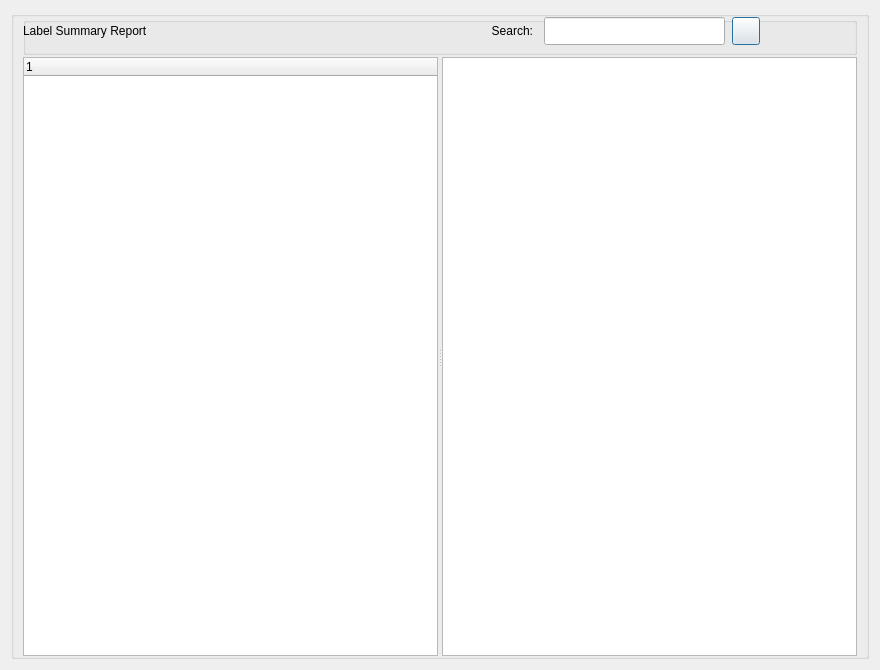
<?xml version="1.0" encoding="UTF-8"?>
<ui version="4.0">
 <class>Dialog_code_summary</class>
 <widget class="QDialog" name="Dialog_code_summary">
  <property name="geometry">
   <rect>
    <x>0</x>
    <y>0</y>
    <width>880</width>
    <height>670</height>
   </rect>
  </property>
  <property name="windowTitle">
   <string>Code summary</string>
  </property>
  <layout class="QGridLayout" name="gridLayout">
   <item row="1" column="1">
    <widget class="QGroupBox" name="groupBox_2">
     <property name="title">
      <string/>
     </property>
     <layout class="QGridLayout" name="gridLayout_2">
      <property name="topMargin">
       <number>0</number>
      </property>
      <property name="bottomMargin">
       <number>0</number>
      </property>
      <property name="verticalSpacing">
       <number>2</number>
      </property>
      <item row="1" column="0">
       <widget class="QSplitter" name="splitter">
        <property name="orientation">
         <enum>Qt::Horizontal</enum>
        </property>
        <widget class="QTreeWidget" name="treeWidget">
         <column>
          <property name="text">
           <string notr="true">1</string>
          </property>
         </column>
        </widget>
        <widget class="QTextEdit" name="textEdit"/>
       </widget>
      </item>
      <item row="0" column="0">
       <widget class="QGroupBox" name="groupBox">
        <property name="minimumSize">
         <size>
          <width>0</width>
          <height>38</height>
         </size>
        </property>
        <property name="maximumSize">
         <size>
          <width>16777215</width>
          <height>38</height>
         </size>
        </property>
        <property name="title">
         <string/>
        </property>
        <widget class="QPushButton" name="pushButton_search_next">
         <property name="geometry">
          <rect>
           <x>709</x>
           <y>0</y>
           <width>28</width>
           <height>28</height>
          </rect>
         </property>
         <property name="toolTip">
          <string>Search for next occurence in results</string>
         </property>
         <property name="text">
          <string/>
         </property>
        </widget>
        <widget class="QLineEdit" name="lineEdit_search_results">
         <property name="geometry">
          <rect>
           <x>521</x>
           <y>0</y>
           <width>181</width>
           <height>28</height>
          </rect>
         </property>
         <property name="toolTip">
          <string>Search results for text</string>
         </property>
        </widget>
        <widget class="QLabel" name="label_search_results">
         <property name="geometry">
          <rect>
           <x>379</x>
           <y>0</y>
           <width>131</width>
           <height>28</height>
          </rect>
         </property>
         <property name="text">
          <string>Search:</string>
         </property>
         <property name="alignment">
          <set>Qt::AlignRight|Qt::AlignTrailing|Qt::AlignVCenter</set>
         </property>
         <property name="wordWrap">
          <bool>true</bool>
         </property>
        </widget>
        <widget class="QLabel" name="label_codes">
         <property name="geometry">
          <rect>
           <x>0</x>
           <y>0</y>
           <width>271</width>
           <height>28</height>
          </rect>
         </property>
         <property name="minimumSize">
          <size>
           <width>0</width>
           <height>28</height>
          </size>
         </property>
         <property name="maximumSize">
          <size>
           <width>16777215</width>
           <height>28</height>
          </size>
         </property>
         <property name="text">
          <string>Label Summary Report</string>
         </property>
        </widget>
       </widget>
      </item>
     </layout>
    </widget>
   </item>
  </layout>
 </widget>
 <resources/>
 <connections/>
</ui>
